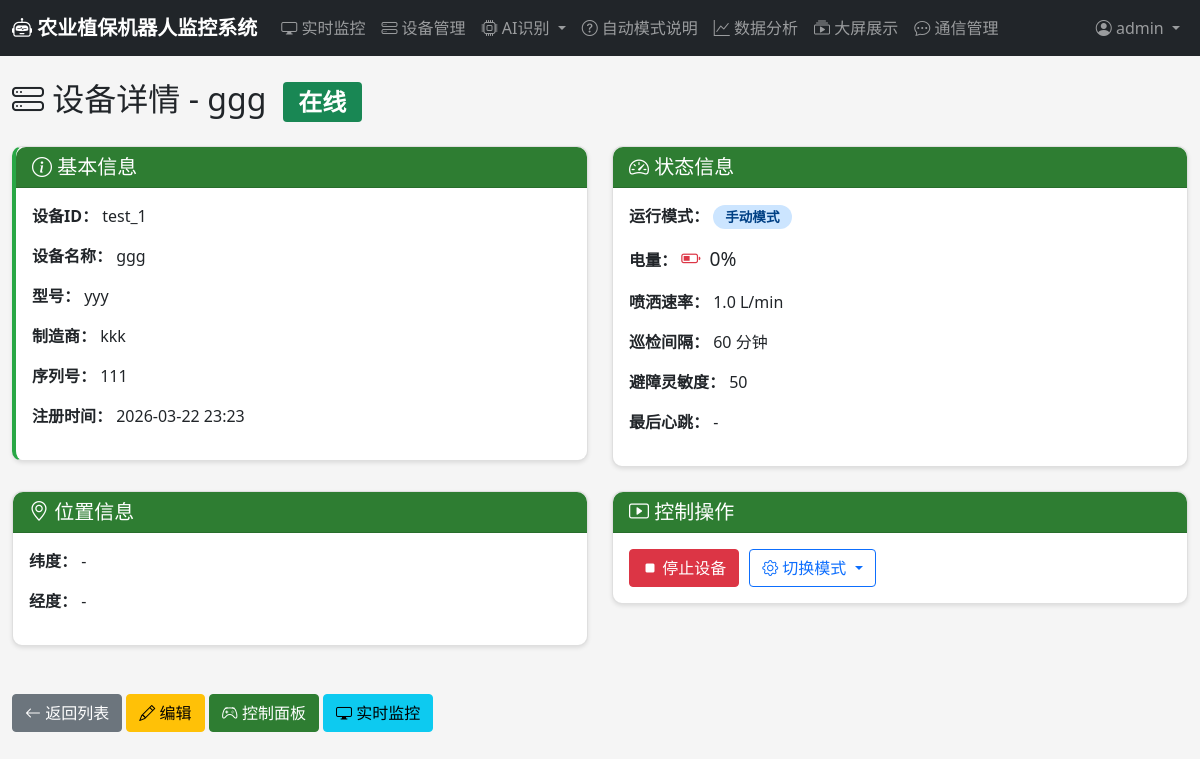
The app's page /devices/2/ (signed in) with its own data.
### users/models.py (models this page shows, shortened)
class User(AbstractUser):
    ROLE_CHOICES = [
        ('admin', '管理员'),
        ('operator', '操作员'),
        ('viewer', '查看者'),
    ]
    role = models.CharField(max_length=20, choices=ROLE_CHOICES, default='viewer', verbose_name='角色')
    phone = models.CharField(max_length=20, blank=True, verbose_name='手机号')
    avatar = models.ImageField(upload_to='avatars/', blank=True, verbose_name='头像')
    created_at = models.DateTimeField(auto_now_add=True, verbose_name='创建时间')
    last_login_ip = models.GenericIPAddressField(blank=True, null=True, verbose_name='最后登录IP')
    class Meta:
        verbose_name = '用户'
        verbose_name_plural = '用户'

### devices/models.py (models this page shows, shortened)
class RobotDevice(models.Model):
    STATUS_CHOICES = [
        ('online', '在线'),
        ('offline', '离线'),
        ('working', '工作中'),
        ('charging', '充电中'),
        ('error', '故障'),
    ]
    RUN_MODE_CHOICES = [
        ('auto', '自动模式'),
        ('manual', '手动模式'),
        ('scheduled', '定时任务模式'),
    ]
    device_id = models.CharField(max_length=100, unique=True, verbose_name='设备唯一标识')
    name = models.CharField(max_length=100, verbose_name='设备名称')
    model = models.CharField(max_length=100, blank=True, verbose_name='型号')
    manufacturer = models.CharField(max_length=100, blank=True, verbose_name='制造商')
    serial_number = models.CharField(max_length=100, blank=True, verbose_name='序列号')
    status = models.CharField(max_length=20, choices=STATUS_CHOICES, default='offline', verbose_name='状态')
    run_mode = models.CharField(max_length=20, choices=RUN_MODE_CHOICES, default='auto', verbose_name='运行模式')
    battery_level = models.IntegerField(default=0, verbose_name='电量百分比')
    location_lat = models.DecimalField(max_digits=10, decimal_places=6, null=True, blank=True, verbose_name='纬度')
    location_lng = models.DecimalField(max_digits=10, decimal_places=6, null=True, blank=True, verbose_name='经度')
    spray_rate = models.FloatField(default=1.0, verbose_name='喷洒速率(L/min)')
    patrol_interval = models.IntegerField(default=60, verbose_name='巡检间隔(分钟)')
    obstacle_avoidance_sensitivity = models.IntegerField(default=50, verbose_name='避障灵敏度')
    last_heartbeat = models.DateTimeField(null=True, blank=True, verbose_name='最后心跳时间')
    registered_at = models.DateTimeField(auto_now_add=True, verbose_name='注册时间')
    owner = models.ForeignKey(settings.AUTH_USER_MODEL, on_delete=models.CASCADE, related_name='owned_devices', verbose_name='所有者')
    class Meta:
        verbose_name = '机器人设备'
        verbose_name_plural = '机器人设备'
        ordering = ['-registered_at']

### devices/views.py (the view)
# urls.py: path('<int:device_id>/', views.device_detail, name='device_detail'),
@login_required
def device_detail(request, device_id):
    device = get_object_or_404(RobotDevice, id=device_id)
    operation_logs = device.operation_logs.all()[:20]
    return render(request, 'devices/device_detail.html', {
        'device': device,
        'operation_logs': operation_logs
    })

### templates/devices/device_detail.html (shortened to what this page needs)
{% extends 'base.html' %}
{% block content %}
<h2 class="mb-4">
    <i class="bi bi-hdd-stack"></i> 设备详情 - {{ device.name }}
    <span class="badge bg-{% if device.status == 'online' %}success{% elif device.status == 'working' %}primary{% else %}secondary{% endif %} ms-2">
        {{ device.get_status_display }}
    </span>
</h2>
<div class="row">
    <div class="col-md-6">
        <div class="card mb-4 status-card {% if device.status == 'online' or device.status == 'working' %}online{% else %}offline{% endif %}">
            <div class="card-header">
                <h5 class="mb-0"><i class="bi bi-info-circle"></i> 基本信息</h5>
            </div>
            <div class="card-body">
                <p><strong>设备ID：</strong> {{ device.device_id }}</p>
                <p><strong>设备名称：</strong> {{ device.name }}</p>
                <p><strong>型号：</strong> {{ device.model|default:"-" }}</p>
                <p><strong>制造商：</strong> {{ device.manufacturer|default:"-" }}</p>
                <p><strong>序列号：</strong> {{ device.serial_number|default:"-" }}</p>
                <p><strong>注册时间：</strong> {{ device.registered_at|date:"Y-m-d H:i" }}</p>
            </div>
        </div>
    </div>
    <div class="col-md-6">
        <div class="card mb-4">
            <div class="card-header">
                <h5 class="mb-0"><i class="bi bi-speedometer2"></i> 状态信息</h5>
            </div>
            <div class="card-body">
                <p><strong>运行模式：</strong>
                    <span class="badge mode-badge mode-{{ device.run_mode }}">{{ device.get_run_mode_display }}</span>
                </p>
                <p><strong>电量：</strong>
                    <span class="battery-indicator">
                        {% if device.battery_level > 50 %}
                        <i class="bi bi-battery-full text-success"></i>
                        {% elif device.battery_level > 20 %}
                        <i class="bi bi-battery-half text-warning"></i>
                        {% else %}
                        <i class="bi bi-battery-half text-danger"></i>
                        {% endif %}
                        <span class="ms-1">{{ device.battery_level }}%</span>
                    </span>
                </p>
                <p><strong>喷洒速率：</strong> {{ device.spray_rate }} L/min</p>
                <p><strong>巡检间隔：</strong> {{ device.patrol_interval }} 分钟</p>
                <p><strong>避障灵敏度：</strong> {{ device.obstacle_avoidance_sensitivity }}</p>
                <p><strong>最后心跳：</strong> {{ device.last_heartbeat|date:"Y-m-d H:i:s"|default:"-" }}</p>
            </div>
        </div>
    </div>
</div>
<div class="row">
    <div class="col-md-6">
        <div class="card mb-4">
            <div class="card-header">
                <h5 class="mb-0"><i class="bi bi-geo-alt"></i> 位置信息</h5>
            </div>
            <div class="card-body">
                <p><strong>纬度：</strong> {{ device.location_lat|default:"-" }}</p>
                <p><strong>经度：</strong> {{ device.location_lng|default:"-" }}</p>
            </div>
        </div>
    </div>
    <div class="col-md-6">
        <div class="card mb-4">
            <div class="card-header">
                <h5 class="mb-0"><i class="bi bi-play-btn"></i> 控制操作</h5>
            </div>
            <div class="card-body">
                <div class="control-actions">
                    {% if device.status == 'offline' or device.status == 'error' %}
                    <form method="post" action="{% url 'control:send_command' device.id %}">
                        {% csrf_token %}
                        <input type="hidden" name="command_type" value="start">
                        <button type="submit" class="btn btn-success">
                            <i class="bi bi-play-fill"></i> 启动设备
                        </button>
                    </form>
                    {% elif device.status == 'online' or device.status == 'working' %}
                    <form method="post" action="{% url 'control:send_command' device.id %}">
                        <button type="submit" class="btn btn-danger">
                            <i class="bi bi-stop-fill"></i> 停止设备
                        </button>
                    </form>
                    {% endif %}
                    <div class="btn-group">
                        <button class="btn btn-outline-primary dropdown-toggle" data-bs-toggle="dropdown">
                            <i class="bi bi-gear"></i> 切换模式
                        </button>
                    </div>
                </div>
            </div>
        </div>
    </div>
</div>
<div class="mt-4">
    <a href="{% url 'devices:device_list' %}" class="btn btn-secondary">
        <i class="bi bi-arrow-left"></i> 返回列表
    </a>
    <a href="{% url 'devices:device_edit' device.id %}" class="btn btn-warning">
        <i class="bi bi-pencil"></i> 编辑
    </a>
    <a href="{% url 'control:control_panel' device.id %}" class="btn btn-primary">
        <i class="bi bi-controller"></i> 控制面板
    </a>
    <a href="{% url 'monitoring:device_monitoring' device.id %}" class="btn btn-info">
        <i class="bi bi-display"></i> 实时监控
    </a>
</div>
{% endblock %}

### templates/base.html (shortened to what this page needs)
{% load static %}
<!DOCTYPE html>
<html lang="zh-CN">
<head>
    <link href="https://cdn.jsdelivr.net/npm/bootstrap@5.1.3/dist/css/bootstrap.min.css" rel="stylesheet">
    <link rel="stylesheet" href="https://cdn.jsdelivr.net/npm/bootstrap-icons@1.8.1/font/bootstrap-icons.css">
    <link rel="stylesheet" href="{% static 'css/style.css' %}">
</head>
<body>
    {% if user.is_authenticated %}
    <nav class="navbar navbar-expand-lg navbar-dark bg-dark">
        <div class="container-fluid">
            <a class="navbar-brand" href="/dashboard/">
                <i class="bi bi-robot"></i> 农业植保机器人监控系统
            </a>
            <div class="collapse navbar-collapse" id="navbarNav">
                <ul class="navbar-nav me-auto">
                    <li class="nav-item">
                        <a class="nav-link" href="{% url 'monitoring:monitoring_dashboard' %}">
                            <i class="bi bi-display"></i> 实时监控
                        </a>
                    </li>
                    <li class="nav-item">
                        <a class="nav-link" href="{% url 'devices:device_list' %}">
                            <i class="bi bi-hdd-stack"></i> 设备管理
                        </a>
                    </li>
                    <li class="nav-item dropdown">
                        <a class="nav-link dropdown-toggle" href="#" id="aiDropdown" data-bs-toggle="dropdown">
                            <i class="bi bi-cpu"></i> AI识别
                        </a>
                    </li>
                    <li class="nav-item">
                        <a class="nav-link" href="{% url 'monitoring:auto_mode_info' %}">
                            <i class="bi bi-question-circle"></i> 自动模式说明
                        </a>
                    </li>
                    <li class="nav-item">
                        <a class="nav-link" href="{% url 'data_analysis:data_dashboard' %}">
                            <i class="bi bi-graph-up"></i> 数据分析
                        </a>
                    </li>
                    <li class="nav-item">
                        <a class="nav-link" href="{% url 'data_analysis:big_screen' %}">
                            <i class="bi bi-collection-play"></i> 大屏展示
                        </a>
                    </li>
                    <li class="nav-item">
                        <a class="nav-link" href="{% url 'communication:connection_list' %}">
                            <i class="bi bi-chat-dots"></i> 通信管理
                        </a>
                    </li>
                </ul>
                <ul class="navbar-nav">
                    <li class="nav-item dropdown">
                        <a class="nav-link dropdown-toggle" href="#" id="userDropdown" data-bs-toggle="dropdown">
                            <i class="bi bi-person-circle"></i> {{ user.username }}
                        </a>
                    </li>
                </ul>
            </div>
        </div>
    </nav>
    {% endif %}
    <div class="container-fluid mt-4">
        {% block content %}{% endblock %}
    </div>
</body>
</html>

### static/css/style.css (style rules this page uses)
:root { --primary-color: #2e7d32; --secondary-color: #4caf50; --dark-bg: #1b5e20; --light-bg: #e8f5e9; }
body { font-family: 'Segoe UI', Tahoma, Geneva, Verdana, sans-serif; background-color: #f5f5f5; }
.navbar-brand { font-weight: bold; }
.card { border-radius: 10px; box-shadow: 0 2px 4px rgba(0,0,0,0.1); margin-bottom: 20px; }
.card-header { background-color: var(--primary-color); color: white; font-weight: bold; border-radius: 10px 10px 0 0 !important; }
.btn-primary { background-color: var(--primary-color); border-color: var(--primary-color); }

### records on screen
User: username "admin"
RobotDevice: name "ggg", status "在线", device_id "test_1", model "yyy", manufacturer "kkk", serial_number "111", registered_at "2026-03-22 23:23", run_mode "手动模式", battery_level "0", spray_rate "1.0", patrol_interval "60", obstacle_avoidance_sensitivity "50", last_heartbeat "-", location_lat "-", location_lng "-"
